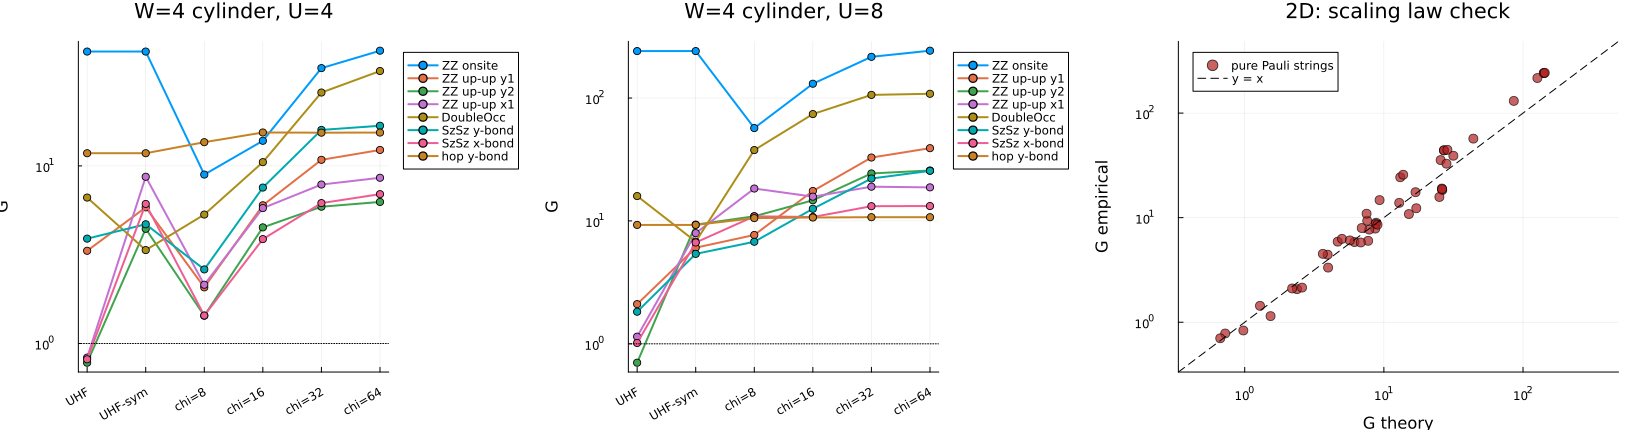

This chart was generated by the following Julia code:
# ============================================================
# CRMシャドウの2D拡張 その2: 対称性回復UHF prior (W=4 ハバードシリンダー)
#
# crm_2d_cylinder.jl の結果: UHFはオンサイト量ではχ=32-64のMPS priorに
# 匹敵するが、サイト間スピン相関では凍結Néel秩序が |<SzSz>| を過大評価して
# 失敗する (G<=3)。
#
# 本スクリプト: スピン回転で平均した混合状態
#   σ̄ = ∫dΩ R(Ω) |UHF><UHF| R†(Ω)
# を prior に追加する。
#  - CRMのpriorに必要なのは <P>_σ のみなので★混合状態でも使える
#  - 回転した行列式は一般化(非共線)Slater行列式 → フル 2n×2n 相関行列
#    C(θ) = U(θ) C U(θ)† に対する Wick の定理で厳密計算 (コスト無視可能)
#  - 共線Néel秩序はz軸回り回転で不変 → 平均は極角θの1次元求積のみ
#  - 期待: オンサイト量は回転不変(UHFの強み保持)、サイト間スピン相関は
#    平均で凍結秩序の過大評価が補正される → 全観測量で安価priorが機能するか
#
# 追加検証: 一般化Wickがθ=0で共線Wickと一致 / U=0(一重項RHF)で回転平均が不変
#
# 設計:
#  - 4 x Lx シリンダー (y周期, x開放), スネークJW順序 site s=(x-1)W+y,
#    qubit qup(s)=2s-1, qdn(s)=2s
#  - 参照状態 ρ: DMRG chi=192 (固定参照。完全収束基底状態である必要はない)
#  - prior: (a) ρの切断MPS chi=8..64, (b) UHF (Néel初期値の自己無撞着平均場)
#  - ★UHF prior の厳密古典側は Wick の定理で閉形式:
#      <Z_q> = 1-2n_q
#      <Z_q Z_q'> = (1-2n)(1-2n') - 4C_{ss'}²  (同スピン; 異スピンは積)
#      <(XZX+YZY)/2> = 2 C_{ss'}               (JW隣接ボンド)
#    → MPS化不要。局所Pauliの prior 側は基底一致 × 3^|A| <P>_σ のみ
#  - 検証: U=0 で DMRGエネルギー vs 厳密自由フェルミオン、
#    Wick期待値 vs DMRG期待値 (ハミルトニアン/JW/C行列/Wick式を一括検証)
#  - 観測量は中央サイト周りの連続窓 (~10 qubits) に配置し窓サンプリング
#
# 実行方法:
#  JULIA_LOAD_PATH="@:@v#.#:@stdlib" julia --project=Hubbard_MPS_Env_v2 crm_2d_cylinder.jl
# ============================================================

using ITensors, ITensorMPS
using LinearAlgebra
using Statistics
using Printf
using Random

# ------------------------------------------------------------
# 0. 格子
# ------------------------------------------------------------
const W  = 4
const LX = 8
sidx(x, y) = (x - 1) * W + y
qup(s) = 2s - 1
qdn(s) = 2s

# シリンダーのボンドリスト (site index ペア)
function cyl_edges(Lx, W)
    edges = Tuple{Int,Int}[]
    for x in 1:Lx, y in 1:W
        s = sidx(x, y)
        x < Lx && push!(edges, (s, sidx(x+1, y)))
        push!(edges, (s, sidx(x, y == W ? 1 : y + 1)))
    end
    return edges
end

# ------------------------------------------------------------
# 1. DMRG参照状態
# ------------------------------------------------------------
function hubbard_cyl_mpo(sites, Lx, W, t, U, mu)
    os = OpSum()
    for (s, s2) in cyl_edges(Lx, W)
        for (qa, qb) in ((qup(s), qup(s2)), (qdn(s), qdn(s2)))
            os += -t, "Cdag", qa, "C", qb
            os += -t, "Cdag", qb, "C", qa
        end
    end
    for s in 1:Lx*W
        os += U, "N", qup(s), "N", qdn(s)
        os += -mu, "N", qup(s)
        os += -mu, "N", qdn(s)
    end
    return MPO(os, sites)
end

function ground_state_cyl(Lx, W, t, U, mu; chi_max=192, nsweeps=10)
    N = 2 * Lx * W
    sites = siteinds("Fermion", N; conserve_qns=true)
    H = hubbard_cyl_mpo(sites, Lx, W, t, U, mu)
    # Néel初期状態: (x+y)偶 -> up占有, 奇 -> dn占有
    init = fill("Emp", N)
    for x in 1:Lx, y in 1:W
        s = sidx(x, y)
        init[iseven(x + y) ? qup(s) : qdn(s)] = "Occ"
    end
    ψ0 = productMPS(sites, init)
    maxdims = min.(chi_max, [20, 50, 100, 150, chi_max, chi_max, chi_max, chi_max, chi_max, chi_max])[1:nsweeps]
    noise = [1e-6, 1e-6, 1e-7, 1e-8, 1e-9, 0, 0, 0, 0, 0][1:nsweeps]
    E, ψ = dmrg(H, ψ0; nsweeps, maxdim=maxdims, cutoff=1e-9, noise, outputlevel=1)
    return E, ψ
end

# ------------------------------------------------------------
# 2. UHF平均場 + Wick期待値
# ------------------------------------------------------------
function hopping_matrix(Lx, W, t)
    n = Lx * W
    T = zeros(n, n)
    for (s, s2) in cyl_edges(Lx, W)
        T[s, s2] = T[s2, s] = -t
    end
    return T
end

function solve_uhf(Lx, W, t, U; Nup, Ndn, iters=800, tol=1e-10)
    n = Lx * W
    T = hopping_matrix(Lx, W, t)
    nup = zeros(n); ndn = zeros(n)
    for x in 1:Lx, y in 1:W
        s = sidx(x, y)
        nup[s] = 0.5 + 0.4 * (-1)^(x + y)
        ndn[s] = 0.5 - 0.4 * (-1)^(x + y)
    end
    nup .*= Nup / sum(nup); ndn .*= Ndn / sum(ndn)
    local Fu, Fd
    for it in 1:iters
        Fu = eigen(Symmetric(T + diagm(U .* ndn)))
        Fd = eigen(Symmetric(T + diagm(U .* nup)))
        new_up = vec(sum(abs2, Fu.vectors[:, 1:Nup]; dims=2))
        new_dn = vec(sum(abs2, Fd.vectors[:, 1:Ndn]; dims=2))
        if max(maximum(abs.(new_up .- nup)), maximum(abs.(new_dn .- ndn))) < tol
            nup, ndn = new_up, new_dn
            break
        end
        nup = 0.5 .* new_up .+ 0.5 .* nup
        ndn = 0.5 .* new_dn .+ 0.5 .* ndn
    end
    Φu = Fu.vectors[:, 1:Nup]; Φd = Fd.vectors[:, 1:Ndn]
    Cu = Φu * Φu'; Cd = Φd * Φd'
    E = tr(T * Cu) + tr(T * Cd) + U * sum(diag(Cu) .* diag(Cd))
    return (nup=diag(Cu), ndn=diag(Cd), Cu=Cu, Cd=Cd, E=E)
end

site_spin(q) = (div(q + 1, 2), isodd(q) ? 1 : 2)   # spin 1=up, 2=dn

# 1つのPauli項のUHF期待値 (Wickの定理; 本スクリプトの観測量クラスのみ対応)
function wick_term(sup::Vector{Tuple{Int,Int}}, uhf)
    isempty(sup) && return 1.0
    ps = [a for (_, a) in sup]
    if all(==(3), ps)
        ss = [site_spin(q) for (q, _) in sup]
        nval(s, σ) = σ == 1 ? uhf.nup[s] : uhf.ndn[s]
        if length(ss) == 1
            (s, σ) = ss[1]
            return 1 - 2nval(s, σ)
        elseif length(ss) == 2
            (s1, σ1), (s2, σ2) = ss
            z = (1 - 2nval(s1, σ1)) * (1 - 2nval(s2, σ2))
            if σ1 == σ2
                Cm = σ1 == 1 ? uhf.Cu : uhf.Cd
                return z - 4 * Cm[s1, s2]^2
            else
                return z
            end
        end
        error("wick_term: unsupported Z-string length $(length(ss))")
    elseif length(sup) == 3 && (ps == [1, 3, 1] || ps == [2, 3, 2])
        (s1, σ1) = site_spin(sup[1][1]); (s2, σ2) = site_spin(sup[3][1])
        @assert σ1 == σ2
        Cm = σ1 == 1 ? uhf.Cu : uhf.Cd
        return 2 * Cm[s1, s2]      # 数保存状態ではXZXもYZYも同値
    end
    error("wick_term: unsupported term $(sup)")
end

# ---- 対称性回復UHF: 一般化(非共線)相関行列に対するWick ----

# UHFのブロック対角相関行列をフル 2n×2n (qubit=JWモード順) に展開
function full_C(uhf, n)
    C = zeros(2n, 2n)
    for s1 in 1:n, s2 in 1:n
        C[qup(s1), qup(s2)] = uhf.Cu[s1, s2]
        C[qdn(s1), qdn(s2)] = uhf.Cd[s1, s2]
    end
    return C
end

# 全サイト一斉スピン回転 (y軸回り角θ) をかけた相関行列
function rotate_C(C0::Matrix{Float64}, n::Int, θ::Float64)
    c, s = cos(θ/2), sin(θ/2)
    U = zeros(2n, 2n)
    for site in 1:n
        a, b = qup(site), qdn(site)
        U[a, a] = c;  U[a, b] = -s
        U[b, a] = s;  U[b, b] = c
    end
    return U * C0 * U'
end

# 一般化相関行列 C (実対称) に対するPauli項のWick期待値
function wick_term_gen(sup::Vector{Tuple{Int,Int}}, C::Matrix{Float64})
    isempty(sup) && return 1.0
    ps = [a for (_, a) in sup]
    if all(==(3), ps)
        qs = [q for (q, _) in sup]
        if length(qs) == 1
            return 1 - 2C[qs[1], qs[1]]
        elseif length(qs) == 2
            a, b = qs
            return 1 - 2C[a,a] - 2C[b,b] + 4*(C[a,a]*C[b,b] - C[a,b]*C[b,a])
        end
        error("wick_term_gen: unsupported Z-string length")
    elseif length(sup) == 3 && (ps == [1, 3, 1] || ps == [2, 3, 2])
        a = sup[1][1]; b = sup[3][1]
        return 2 * C[a, b]
    end
    error("wick_term_gen: unsupported term $(sup)")
end

# スピン回転平均 <P>_σ̄ : 極角cosθの中点則求積 (被積分関数はcosθの低次多項式)
function symavg_P(obs, uhf, n; nθ=64)
    C0 = full_C(uhf, n)
    P = [[0.0 for _ in o.terms] for o in obs]
    for k in 1:nθ
        θ = acos(-1 + (k - 0.5) * 2 / nθ)
        C = rotate_C(C0, n, θ)
        for (i, o) in enumerate(obs), (j, tm) in enumerate(o.terms)
            P[i][j] += wick_term_gen(tm.sup, C) / nθ
        end
    end
    return P
end

# ------------------------------------------------------------
# 3. MPS機構 (crm_mps_scaling.jl と同一の検証済みコード)
# ------------------------------------------------------------
function site_matrices(ψo::MPS, j::Int)
    N = length(ψo); ss = siteinds(ψo); ls = linkinds(ψo)
    if j == 1
        A = Array(ψo[j], ss[j], ls[j])
        return (reshape(A[1, :], 1, :), reshape(A[2, :], 1, :))
    elseif j == N
        A = Array(ψo[j], ls[j-1], ss[j])
        return (reshape(A[:, 1], :, 1), reshape(A[:, 2], :, 1))
    else
        A = Array(ψo[j], ls[j-1], ss[j], ls[j])
        return (Matrix(A[:, 1, :]), Matrix(A[:, 2, :]))
    end
end

extract_tensors(ψ::MPS) = (ψo = orthogonalize(ψ, 1); [site_matrices(ψo, j) for j in 1:length(ψo)])

function extract_window(ψ::MPS, q1::Int, q2::Int)
    ψo = orthogonalize(ψ, q1)
    tens = [site_matrices(ψo, j) for j in q1:q2]
    C1, C2 = tens[1]
    pl = vec(sum(abs2, C1; dims=2) .+ sum(abs2, C2; dims=2))
    pl ./= sum(pl)
    return tens, cumsum(pl)
end

function product_op_expect(tens, ops::Dict{Int,Matrix{ComplexF64}})
    Lenv = ones(ComplexF64, 1, 1)
    for j in 1:length(tens)
        O = get(ops, j, nothing)
        A1, A2 = tens[j]
        if O === nothing
            Lenv = A1' * Lenv * A1 .+ A2' * Lenv * A2
        else
            Lenv = O[1,1] .* (A1' * Lenv * A1) .+ O[1,2] .* (A1' * Lenv * A2) .+
                   O[2,1] .* (A2' * Lenv * A1) .+ O[2,2] .* (A2' * Lenv * A2)
        end
    end
    return real(Lenv[1,1])
end

const SIGMA  = (ComplexF64[0 1; 1 0], ComplexF64[0 -im; im 0], ComplexF64[1 0; 0 -1])
const UBASIS = (ComplexF64[1 1; 1 -1]/sqrt(2), ComplexF64[1 -im; 1 im]/sqrt(2),
                ComplexF64[1 0; 0 1])
const DVAL = ntuple(β -> ntuple(a -> real.(diag(UBASIS[β]*SIGMA[a]*UBASIS[β]')), 3), 3)

make_rot_buffers(tens) = [(zeros(ComplexF64, size(t[1])), zeros(ComplexF64, size(t[2]))) for t in tens]

function rotate!(rot, tens, basis)
    for j in 1:length(tens)
        u = UBASIS[basis[j]]
        A1, A2 = tens[j]
        rot[j][1] .= u[1,1] .* A1 .+ u[1,2] .* A2
        rot[j][2] .= u[2,1] .* A1 .+ u[2,2] .* A2
    end
end

function sample_bits!(bits::Vector{Int}, rot, vbuf, wbuf, cum_pl)
    Nw = length(rot)
    chil = length(cum_pl)
    l = chil == 1 ? 1 : searchsortedfirst(cum_pl, rand())
    v = vbuf
    @inbounds for k in 1:chil; v[k] = 0; end
    v[l] = 1.0 + 0im
    vlen = chil
    for j in 1:Nw
        wlen = size(rot[j][1], 2)
        w0 = view(wbuf, 1:wlen); w1 = view(wbuf, wlen+1:2wlen)
        mul!(w0, transpose(rot[j][1]), view(v, 1:vlen))
        mul!(w1, transpose(rot[j][2]), view(v, 1:vlen))
        p0 = real(dot(w0, w0)); p1 = real(dot(w1, w1))
        b = rand() * (p0 + p1) < p0 ? 0 : 1
        bits[j] = b
        src = b == 0 ? w0 : w1
        nrm = sqrt(b == 0 ? p0 : p1)
        @inbounds for k in 1:wlen; v[k] = src[k] / nrm; end
        vlen = wlen
    end
    return bits
end

# ------------------------------------------------------------
# 4. 観測量 (中央サイト s0=(Lx/2, 2) 周りの窓に配置)
# ------------------------------------------------------------
struct Term
    coeff::Float64
    sup::Vector{Tuple{Int,Int}}
end
struct Obs
    name::String
    terms::Vector{Term}
    pure::Bool
end

term_matrixdict(t::Term) = Dict{Int,Matrix{ComplexF64}}(q => SIGMA[a] for (q,a) in t.sup)

function build_observables_2d(Lx, W)
    s0 = sidx(Lx ÷ 2, 2)
    sy1 = s0 + 1          # y方向隣 (同列)
    sy2 = s0 + 2          # y方向距離2 (リング対面)
    sx1 = s0 + W          # x方向隣 (次列)
    obs = Obs[]
    push!(obs, Obs("ZZ onsite",   [Term(1.0, [(qup(s0),3),(qdn(s0),3)])], true))
    push!(obs, Obs("ZZ up-up y1", [Term(1.0, [(qup(s0),3),(qup(sy1),3)])], true))
    push!(obs, Obs("ZZ up-up y2", [Term(1.0, [(qup(s0),3),(qup(sy2),3)])], true))
    push!(obs, Obs("ZZ up-up x1", [Term(1.0, [(qup(s0),3),(qup(sx1),3)])], true))
    push!(obs, Obs("DoubleOcc",
        [Term(0.25, Tuple{Int,Int}[]), Term(-0.25, [(qup(s0),3)]),
         Term(-0.25, [(qdn(s0),3)]),  Term(0.25, [(qup(s0),3),(qdn(s0),3)])], false))
    push!(obs, Obs("SzSz y-bond",
        [Term( 1/16, [(qup(s0),3),(qup(sy1),3)]), Term(-1/16, [(qup(s0),3),(qdn(sy1),3)]),
         Term(-1/16, [(qdn(s0),3),(qup(sy1),3)]), Term( 1/16, [(qdn(s0),3),(qdn(sy1),3)])], false))
    push!(obs, Obs("SzSz x-bond",
        [Term( 1/16, [(qup(s0),3),(qup(sx1),3)]), Term(-1/16, [(qup(s0),3),(qdn(sx1),3)]),
         Term(-1/16, [(qdn(s0),3),(qup(sx1),3)]), Term( 1/16, [(qdn(s0),3),(qdn(sx1),3)])], false))
    push!(obs, Obs("hop y-bond",
        [Term(0.5, [(qup(s0),1),(qdn(s0),3),(qup(sy1),1)]),
         Term(0.5, [(qup(s0),2),(qdn(s0),3),(qup(sy1),2)])], false))
    return obs
end

obs_support(obs) = (minimum(q for o in obs for t in o.terms for (q,_) in t.sup),
                    maximum(q for o in obs for t in o.terms for (q,_) in t.sup))

shift_obs(obs, off) = [Obs(o.name,
    [Term(t.coeff, [(q - off, a) for (q, a) in t.sup]) for t in o.terms], o.pure) for o in obs]

function estimate_obs(o::Obs, basis::Vector{Int}, bits::Vector{Int})
    x = 0.0
    for t in o.terms
        v = t.coeff
        for (q, a) in t.sup
            v *= 3.0 * DVAL[basis[q]][a][bits[q]+1]
            v == 0.0 && break
        end
        x += v
    end
    return x
end

function exact_prior_mean(o::Obs, basis::Vector{Int}, Pσ::Vector{Float64})
    m = 0.0
    for (ti, t) in enumerate(o.terms)
        ok = all(basis[q] == a for (q, a) in t.sup)
        ok || continue
        m += t.coeff * 3.0^length(t.sup) * Pσ[ti]
    end
    return m
end

theory_var(absA, P, Δ, nu, nm) = (((3.0^absA - 1)*P^2 + 3.0^absA*(1-P^2)/nm)/nu,
                                  ((3.0^absA - 1)*Δ^2 + 3.0^absA*(1-P^2)/nm)/nu)

function run_locals(wtens, cum_pl, obs_w, Pσ_all, trOσ_all; nu, nm, n_repeat, seed)
    Random.seed!(seed)
    Nw = length(wtens); nobs = length(obs_w); np = length(Pσ_all)
    chimax = max(length(cum_pl), maximum(size(t[1], 2) for t in wtens))
    rot = make_rot_buffers(wtens)
    vbuf = zeros(ComplexF64, chimax + 1); wbuf = zeros(ComplexF64, 2chimax + 2)
    bits = zeros(Int, Nw)
    est_std = zeros(n_repeat, nobs); est_crm = zeros(n_repeat, nobs, np)
    xs = zeros(nobs)
    for rep in 1:n_repeat
        acc_s = zeros(nobs); acc_c = zeros(nobs, np)
        for _ in 1:nu
            basis = rand(1:3, Nw)
            rotate!(rot, wtens, basis)
            fill!(xs, 0.0)
            for _ in 1:nm
                sample_bits!(bits, rot, vbuf, wbuf, cum_pl)
                for k in 1:nobs
                    xs[k] += estimate_obs(obs_w[k], basis, bits)
                end
            end
            for k in 1:nobs
                mρ = xs[k] / nm
                acc_s[k] += mρ
                for p in 1:np
                    acc_c[k, p] += mρ - exact_prior_mean(obs_w[k], basis, Pσ_all[p][k])
                end
            end
        end
        est_std[rep, :] .= acc_s ./ nu
        for p in 1:np, k in 1:nobs
            est_crm[rep, k, p] = acc_c[k, p] / nu + trOσ_all[p][k]
        end
    end
    return est_std, est_crm
end

# ------------------------------------------------------------
# 5. 検証 (U=0): DMRG vs 厳密自由フェルミオン vs Wick
# ------------------------------------------------------------
# 検証は W=4 x Lx=2 (16 qubits) で行う: 中央カットのSchmidtランク上限が
# 2^8=256 なので chi=256 のMPSは厳密。DMRG収束性ではなく
# JW順序・シリンダー結合・C行列対応・Wick式の整合性を機械精度で検証する。
function validate_u0()
    t = 1.0
    Lxv = 2
    n = Lxv * W; Nup = n ÷ 2; Ndn = n ÷ 2
    T = hopping_matrix(Lxv, W, t)
    ε = sort(eigvals(Symmetric(T)))
    E_free = 2 * sum(ε[1:Nup])
    @printf("  [check] free-fermion E = %.8f  (gap at Fermi level: %.4f)\n",
            E_free, ε[Nup+1] - ε[Nup]); flush(stdout)

    BLAS.set_num_threads(4)
    E_dmrg, ψ = ground_state_cyl(Lxv, W, t, 0.0, 0.0; chi_max=256, nsweeps=10)
    BLAS.set_num_threads(1)
    @printf("  [check] E_DMRG(U=0) = %.8f  (diff %.2e)\n", E_dmrg, abs(E_dmrg - E_free))
    @assert abs(E_dmrg - E_free) < 1e-6

    # U=0ではUHF(=RHF)が厳密 → Wick期待値 vs DMRG期待値
    uhf = solve_uhf(Lxv, W, t, 0.0; Nup, Ndn)
    tens = extract_tensors(ψ)
    obs = build_observables_2d(Lxv, W)
    maxdiff = 0.0
    for o in obs
        v_dmrg = sum(tm.coeff * product_op_expect(tens, term_matrixdict(tm)) for tm in o.terms)
        v_wick = sum(tm.coeff * wick_term(tm.sup, uhf) for tm in o.terms)
        d = abs(v_dmrg - v_wick); maxdiff = max(maxdiff, d)
        @printf("  [check] %-12s DMRG=%9.5f  Wick=%9.5f  (diff %.1e)\n",
                o.name, v_dmrg, v_wick, d)
        @assert d < 1e-4 "$(o.name) mismatch"
    end
    println("  [check] all U=0 validations passed (maxdiff $(round(maxdiff, sigdigits=2)))")

    # 一般化Wick: θ=0 で共線Wickと一致 (有限UのNéel解で確認)
    uhf4 = solve_uhf(Lxv, W, t, 4.0; Nup, Ndn)
    C0 = full_C(uhf4, n)
    d1 = maximum(abs(wick_term_gen(tm.sup, C0) - wick_term(tm.sup, uhf4))
                 for o in obs for tm in o.terms)
    @printf("  [check] generalized Wick vs collinear Wick at theta=0: maxdiff %.1e\n", d1)
    @assert d1 < 1e-12

    # U=0 (RHF, スピン一重項) では回転平均が不変
    P0 = [[wick_term(tm.sup, uhf) for tm in o.terms] for o in obs]
    Pavg = symavg_P(obs, uhf, n)
    d2 = maximum(abs(P0[i][j] - Pavg[i][j])
                 for i in eachindex(obs) for j in eachindex(obs[i].terms))
    @printf("  [check] rotation-average invariance at U=0 (singlet): maxdiff %.1e\n", d2)
    @assert d2 < 1e-10
    println("  [check] symmetry-restoration checks passed")
    flush(stdout)
end

# ------------------------------------------------------------
# 6. メイン
# ------------------------------------------------------------
function main()
    t = 1.0
    chi_priors = [8, 16, 32, 64]
    prior_labels = vcat("UHF", "UHF-sym", ["chi=$c" for c in chi_priors])
    nu, nm, n_repeat = 50, 100, 50
    n = LX * W; Nup = n ÷ 2; Ndn = n ÷ 2

    println("=== validation (U=0, $(W)x2 cylinder, exact MPS) ==="); flush(stdout)
    validate_u0()

    rows = []
    for U in [4.0, 8.0]
        println("\n", "="^70)
        @printf("W=%d x Lx=%d cylinder (N=%d qubits), U=%.1f, half-filling\n", W, LX, 2n, U)
        flush(stdout)

        tstart = time()
        BLAS.set_num_threads(4)
        E, ψ = ground_state_cyl(LX, W, t, U, U/2; chi_max=192, nsweeps=10)
        BLAS.set_num_threads(1)
        @printf("  DMRG(chi=192): E0=%.6f  maxlinkdim=%d  (%.0fs)\n", E, maxlinkdim(ψ), time()-tstart)
        flush(stdout)

        uhf = solve_uhf(LX, W, t, U; Nup, Ndn)
        @printf("  UHF: E=%.6f  (E_UHF - E_DMRG = %.4f, staggered m=%.3f)\n",
                uhf.E, uhf.E - E, abs(uhf.nup[sidx(LX÷2,2)] - uhf.ndn[sidx(LX÷2,2)])/2)
        flush(stdout)

        exp_tens = extract_tensors(ψ)
        obs = build_observables_2d(LX, W)
        q1, q2 = obs_support(obs)
        obs_w = shift_obs(obs, q1 - 1)
        wtens, cum_pl = extract_window(ψ, q1, q2)
        @printf("  sampling window: qubits [%d, %d] (%d of %d)\n", q1, q2, q2-q1+1, 2n)

        Pρ = [[product_op_expect(exp_tens, term_matrixdict(tm)) for tm in o.terms] for o in obs]
        Otrue = [sum(tm.coeff * Pρ[k][ti] for (ti, tm) in enumerate(obs[k].terms)) for k in 1:length(obs)]

        # priors: UHF (Wick) + 対称性回復UHF (回転平均Wick) + 切断MPS
        Pσ_all = Vector{Vector{Vector{Float64}}}(); trOσ_all = Vector{Vector{Float64}}()
        fids = Float64[]
        push!(Pσ_all, [[wick_term(tm.sup, uhf) for tm in o.terms] for o in obs])
        push!(trOσ_all, [sum(tm.coeff * Pσ_all[1][k][ti] for (ti, tm) in enumerate(obs[k].terms)) for k in 1:length(obs)])
        push!(fids, NaN)   # UHFのグローバル忠実度は未計算 (局所Δで評価)
        push!(Pσ_all, symavg_P(obs, uhf, n))
        push!(trOσ_all, [sum(tm.coeff * Pσ_all[2][k][ti] for (ti, tm) in enumerate(obs[k].terms)) for k in 1:length(obs)])
        push!(fids, NaN)
        for chi_p in chi_priors
            σ = truncate(ψ; maxdim=chi_p); normalize!(σ)
            push!(fids, abs2(inner(σ, ψ)))
            st = extract_tensors(σ)
            Pσ = [[product_op_expect(st, term_matrixdict(tm)) for tm in o.terms] for o in obs]
            push!(Pσ_all, Pσ)
            push!(trOσ_all, [sum(tm.coeff * Pσ[k][ti] for (ti, tm) in enumerate(obs[k].terms)) for k in 1:length(obs)])
        end
        @printf("  MPS prior fidelities: %s\n",
                join([@sprintf("chi=%d: %.4f", c, f) for (c, f) in zip(chi_priors, fids[3:end])], ",  "))
        flush(stdout)

        tstart = time()
        est_std, est_crm = run_locals(wtens, cum_pl, obs_w, Pσ_all, trOσ_all;
                                      nu, nm, n_repeat, seed=2000 + round(Int, 10U))
        @printf("  local-observable run: %.0fs\n", time()-tstart); flush(stdout)

        @printf("\n  %-12s %9s |", "observable", "true")
        for lab in prior_labels; @printf(" %8s", "G($lab)"); end
        println()
        for (k, o) in enumerate(obs)
            v_std = var(est_std[:, k])
            @printf("  %-12s %9.4f |", o.name, Otrue[k])
            for (p, lab) in enumerate(prior_labels)
                G = v_std / var(est_crm[:, k, p])
                @printf(" %8.2f", G)
                Δ = Otrue[k] - trOσ_all[p][k]
                G_theo = NaN
                if o.pure
                    vs, vc = theory_var(length(o.terms[1].sup), Otrue[k], Δ, nu, nm)
                    G_theo = vs / vc
                end
                push!(rows, (U, lab, o.name, o.pure, Otrue[k], Δ, fids[p], G, G_theo))
            end
            println()
        end
        # Δの比較表 (UHF vs MPS priors)
        @printf("\n  %-12s |", "Delta")
        for lab in prior_labels; @printf(" %8s", lab); end
        println()
        for (k, o) in enumerate(obs)
            @printf("  %-12s |", o.name)
            for p in 1:length(prior_labels)
                @printf(" %8.4f", Otrue[k] - trOσ_all[p][k])
            end
            println()
        end
        flush(stdout)
    end

    out = joinpath(@__DIR__, "crm_2d_symuhf_results.tsv")
    open(out, "w") do io
        println(io, "U\tprior\tobservable\tpure\ttrue\tDelta\tprior_fid\tG_emp\tG_theo")
        for r in rows; println(io, join(r, "\t")); end
    end
    println("\nresults saved: $out"); flush(stdout)
    return rows, prior_labels
end

rows, prior_labels = main()

# ------------------------------------------------------------
# 7. プロット
# ------------------------------------------------------------
using Plots

function gain_panel(rows, U, prior_labels)
    p = plot(xlabel="prior", ylabel="G", yscale=:log10, legend=:outertopright,
             title=@sprintf("W=4 cylinder, U=%.0f", U),
             xticks=(1:length(prior_labels), prior_labels), xrotation=30)
    for name in unique(r[3] for r in rows if r[1] == U)
        g = [only([r[8] for r in rows if r[1]==U && r[2]==lab && r[3]==name])
             for lab in prior_labels]
        plot!(p, 1:length(prior_labels), g, marker=:circle, lw=2, label=name)
    end
    hline!(p, [1.0], color=:black, ls=:dot, label="")
    return p
end

p1 = gain_panel(rows, 4.0, prior_labels)
p2 = gain_panel(rows, 8.0, prior_labels)

gx = [r[9] for r in rows if r[4] && !isnan(r[9])]
gy = [r[8] for r in rows if r[4] && !isnan(r[9])]
lims = (0.5*min(minimum(gx), minimum(gy)), 2*max(maximum(gx), maximum(gy)))
p3 = scatter(gx, gy, xscale=:log10, yscale=:log10, xlims=lims, ylims=lims,
             color=:firebrick, ms=5, alpha=0.7, label="pure Pauli strings",
             xlabel="G theory", ylabel="G empirical", title="2D: scaling law check")
plot!(p3, [lims...], [lims...], color=:black, ls=:dash, label="y = x")

final = plot(p1, p2, p3, layout=(1,3), size=(1650, 430), margin=6Plots.mm)
outpng = joinpath(@__DIR__, "crm_2d_symuhf.png")
savefig(final, outpng)
println("figure saved: $outpng")
